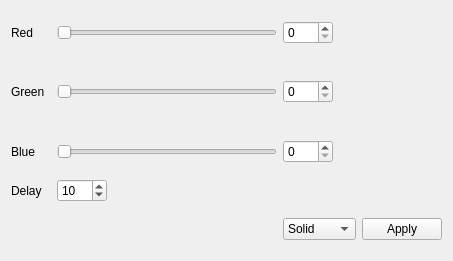
<?xml version="1.0" encoding="UTF-8"?>
<ui version="4.0">
 <class>ColorSelect</class>
 <widget class="QWidget" name="ColorSelect">
  <property name="geometry">
   <rect>
    <x>0</x>
    <y>0</y>
    <width>453</width>
    <height>261</height>
   </rect>
  </property>
  <property name="windowTitle">
   <string>ColorSelect</string>
  </property>
  <layout class="QGridLayout" name="gridLayout">
   <item row="2" column="1" colspan="3">
    <widget class="QSlider" name="blueSlider">
     <property name="maximum">
      <number>255</number>
     </property>
     <property name="orientation">
      <enum>Qt::Horizontal</enum>
     </property>
    </widget>
   </item>
   <item row="2" column="0">
    <widget class="QLabel" name="label_3">
     <property name="text">
      <string>Blue</string>
     </property>
    </widget>
   </item>
   <item row="0" column="0">
    <widget class="QLabel" name="label">
     <property name="text">
      <string>Red</string>
     </property>
    </widget>
   </item>
   <item row="1" column="0">
    <widget class="QLabel" name="label_2">
     <property name="maximumSize">
      <size>
       <width>40</width>
       <height>16777215</height>
      </size>
     </property>
     <property name="text">
      <string>Green</string>
     </property>
    </widget>
   </item>
   <item row="0" column="5">
    <widget class="QSpinBox" name="redSpinBox">
     <property name="maximumSize">
      <size>
       <width>50</width>
       <height>16777215</height>
      </size>
     </property>
     <property name="maximum">
      <number>255</number>
     </property>
    </widget>
   </item>
   <item row="1" column="5">
    <widget class="QSpinBox" name="greenSpinBox">
     <property name="maximumSize">
      <size>
       <width>50</width>
       <height>16777215</height>
      </size>
     </property>
     <property name="maximum">
      <number>255</number>
     </property>
    </widget>
   </item>
   <item row="2" column="5">
    <widget class="QSpinBox" name="blueSpinBox">
     <property name="maximumSize">
      <size>
       <width>50</width>
       <height>16777215</height>
      </size>
     </property>
     <property name="maximum">
      <number>255</number>
     </property>
    </widget>
   </item>
   <item row="5" column="6">
    <widget class="QPushButton" name="applyButton">
     <property name="text">
      <string>Apply</string>
     </property>
    </widget>
   </item>
   <item row="1" column="6">
    <widget class="QWidget" name="displayWidget" native="true">
     <property name="minimumSize">
      <size>
       <width>64</width>
       <height>64</height>
      </size>
     </property>
     <property name="autoFillBackground">
      <bool>true</bool>
     </property>
    </widget>
   </item>
   <item row="1" column="1" colspan="3">
    <widget class="QSlider" name="greenSlider">
     <property name="maximum">
      <number>255</number>
     </property>
     <property name="orientation">
      <enum>Qt::Horizontal</enum>
     </property>
    </widget>
   </item>
   <item row="0" column="1" colspan="3">
    <widget class="QSlider" name="redSlider">
     <property name="maximum">
      <number>255</number>
     </property>
     <property name="orientation">
      <enum>Qt::Horizontal</enum>
     </property>
    </widget>
   </item>
   <item row="5" column="5">
    <widget class="QComboBox" name="modeBox">
     <item>
      <property name="text">
       <string>Solid</string>
      </property>
     </item>
     <item>
      <property name="text">
       <string>Blink</string>
      </property>
     </item>
     <item>
      <property name="text">
       <string>Breathe</string>
      </property>
     </item>
     <item>
      <property name="text">
       <string>Fade</string>
      </property>
     </item>
     <item>
      <property name="text">
       <string>Party</string>
      </property>
     </item>
    </widget>
   </item>
   <item row="4" column="0">
    <widget class="QLabel" name="label_5">
     <property name="maximumSize">
      <size>
       <width>40</width>
       <height>16777215</height>
      </size>
     </property>
     <property name="text">
      <string>Delay</string>
     </property>
    </widget>
   </item>
   <item row="4" column="1">
    <widget class="QSpinBox" name="delaySpinner">
     <property name="maximumSize">
      <size>
       <width>50</width>
       <height>16777215</height>
      </size>
     </property>
     <property name="maximum">
      <number>1000</number>
     </property>
     <property name="value">
      <number>10</number>
     </property>
    </widget>
   </item>
  </layout>
 </widget>
 <layoutdefault spacing="6" margin="11"/>
 <resources/>
 <connections>
  <connection>
   <sender>redSlider</sender>
   <signal>valueChanged(int)</signal>
   <receiver>redSpinBox</receiver>
   <slot>setValue(int)</slot>
   <hints>
    <hint type="sourcelabel">
     <x>169</x>
     <y>26</y>
    </hint>
    <hint type="destinationlabel">
     <x>354</x>
     <y>27</y>
    </hint>
   </hints>
  </connection>
  <connection>
   <sender>redSpinBox</sender>
   <signal>valueChanged(int)</signal>
   <receiver>redSlider</receiver>
   <slot>setValue(int)</slot>
   <hints>
    <hint type="sourcelabel">
     <x>354</x>
     <y>29</y>
    </hint>
    <hint type="destinationlabel">
     <x>277</x>
     <y>26</y>
    </hint>
   </hints>
  </connection>
  <connection>
   <sender>greenSlider</sender>
   <signal>valueChanged(int)</signal>
   <receiver>greenSpinBox</receiver>
   <slot>setValue(int)</slot>
   <hints>
    <hint type="sourcelabel">
     <x>311</x>
     <y>79</y>
    </hint>
    <hint type="destinationlabel">
     <x>354</x>
     <y>77</y>
    </hint>
   </hints>
  </connection>
  <connection>
   <sender>greenSpinBox</sender>
   <signal>valueChanged(int)</signal>
   <receiver>greenSlider</receiver>
   <slot>setValue(int)</slot>
   <hints>
    <hint type="sourcelabel">
     <x>354</x>
     <y>78</y>
    </hint>
    <hint type="destinationlabel">
     <x>244</x>
     <y>78</y>
    </hint>
   </hints>
  </connection>
  <connection>
   <sender>blueSlider</sender>
   <signal>valueChanged(int)</signal>
   <receiver>blueSpinBox</receiver>
   <slot>setValue(int)</slot>
   <hints>
    <hint type="sourcelabel">
     <x>296</x>
     <y>128</y>
    </hint>
    <hint type="destinationlabel">
     <x>354</x>
     <y>126</y>
    </hint>
   </hints>
  </connection>
  <connection>
   <sender>blueSpinBox</sender>
   <signal>valueChanged(int)</signal>
   <receiver>blueSlider</receiver>
   <slot>setValue(int)</slot>
   <hints>
    <hint type="sourcelabel">
     <x>354</x>
     <y>125</y>
    </hint>
    <hint type="destinationlabel">
     <x>212</x>
     <y>126</y>
    </hint>
   </hints>
  </connection>
 </connections>
</ui>
